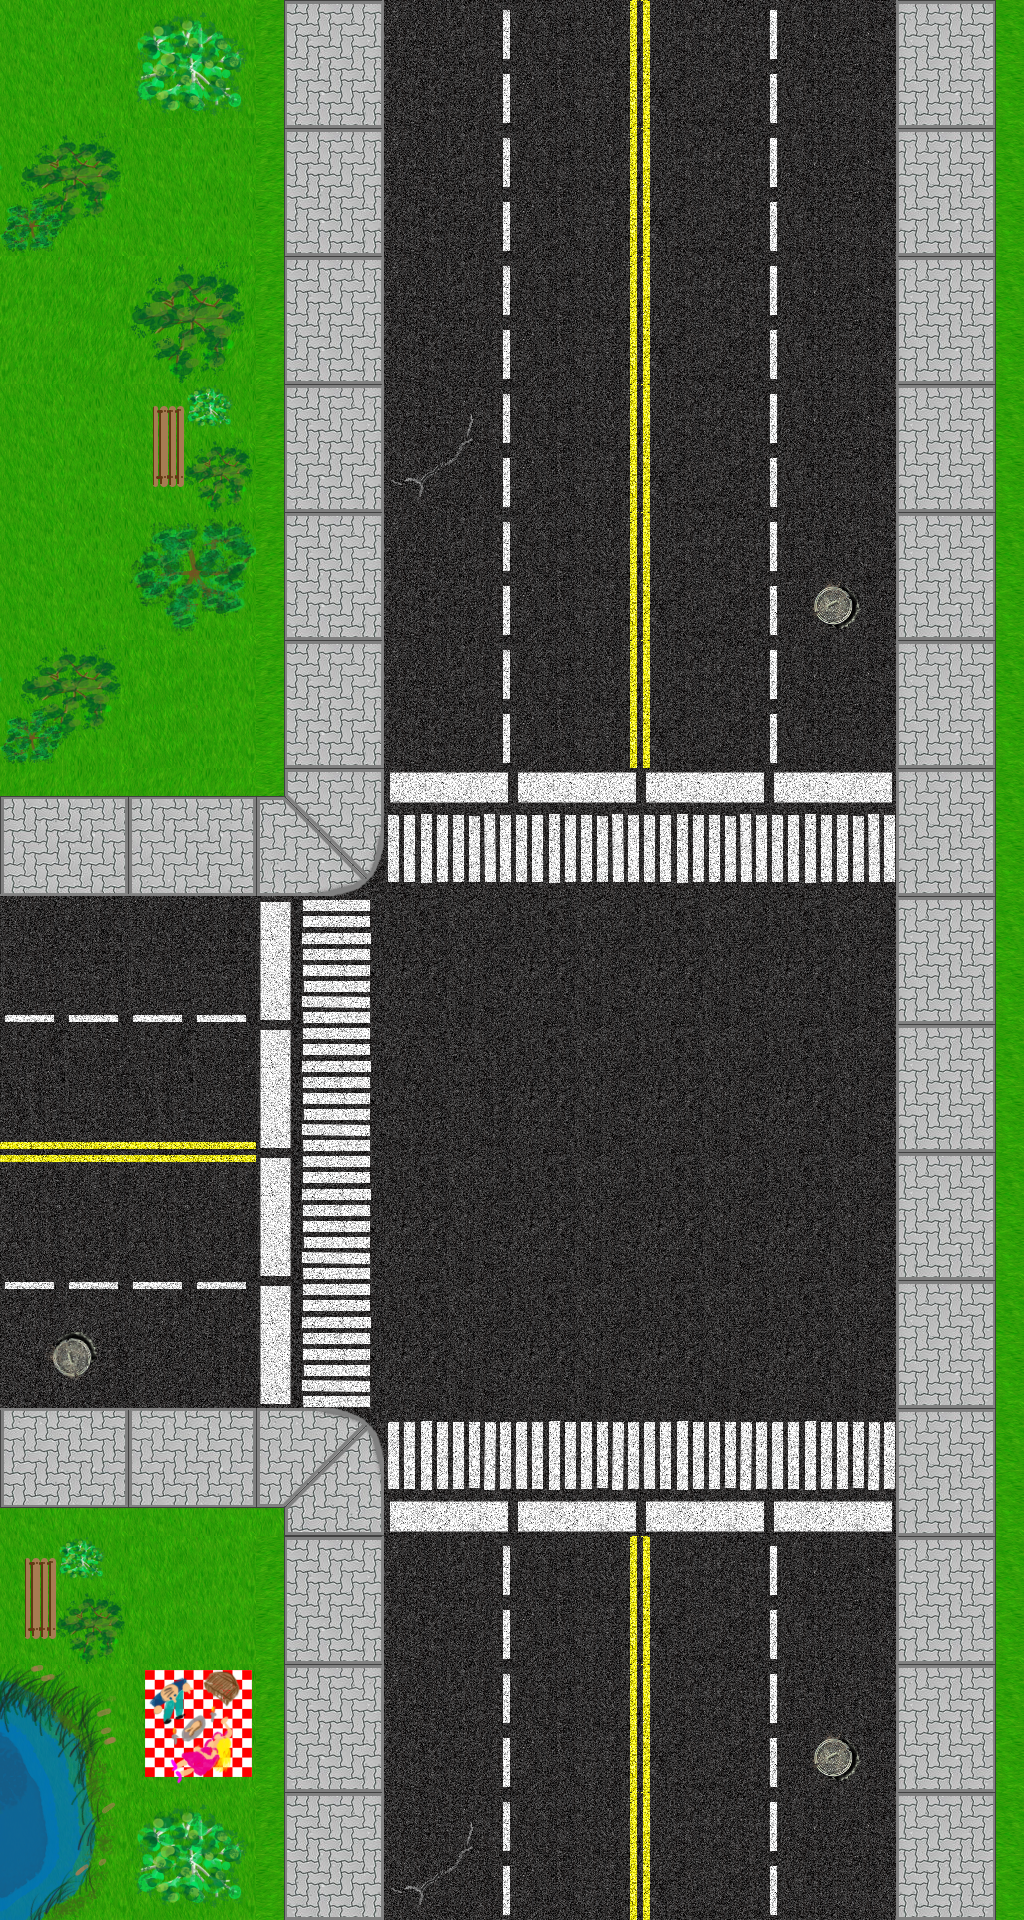

Rendered tile map (Tiled .tmx) drawn with the repository's tilesets; below, a short description and the full map source, tile grids included:
An orthogonal 8x15 tile map with 128x128 px tiles, 1 tile layer (Tile Layer 1).

<map version="1.0" orientation="orthogonal" renderorder="right-down" width="8" height="15" tilewidth="128" tileheight="128" nextobjectid="1">
 <tileset firstgid="1" name="RoadTilesV2" tilewidth="128" tileheight="128">
  <image source="RoadTilesV2.png" width="1024" height="768" />
 </tileset>
 <layer name="Tile Layer 1" width="8" height="15">
  <data>
   <tile gid="27" />
   <tile gid="45" />
   <tile gid="32" />
   <tile gid="6" />
   <tile gid="4" />
   <tile gid="1" />
   <tile gid="5" />
   <tile gid="31" />
   <tile gid="48" />
   <tile gid="28" />
   <tile gid="32" />
   <tile gid="6" />
   <tile gid="4" />
   <tile gid="1" />
   <tile gid="5" />
   <tile gid="31" />
   <tile gid="26" />
   <tile gid="46" />
   <tile gid="32" />
   <tile gid="6" />
   <tile gid="4" />
   <tile gid="1" />
   <tile gid="5" />
   <tile gid="31" />
   <tile gid="27" />
   <tile gid="35" />
   <tile gid="32" />
   <tile gid="14" />
   <tile gid="4" />
   <tile gid="1" />
   <tile gid="5" />
   <tile gid="31" />
   <tile gid="27" />
   <tile gid="47" />
   <tile gid="32" />
   <tile gid="6" />
   <tile gid="4" />
   <tile gid="1" />
   <tile gid="13" />
   <tile gid="31" />
   <tile gid="48" />
   <tile gid="25" />
   <tile gid="32" />
   <tile gid="6" />
   <tile gid="4" />
   <tile gid="1" />
   <tile gid="5" />
   <tile gid="31" />
   <tile gid="30" />
   <tile gid="30" />
   <tile gid="40" />
   <tile gid="10" />
   <tile gid="10" />
   <tile gid="10" />
   <tile gid="10" />
   <tile gid="31" />
   <tile gid="7" />
   <tile gid="7" />
   <tile gid="12" />
   <tile gid="20" />
   <tile gid="20" />
   <tile gid="20" />
   <tile gid="20" />
   <tile gid="31" />
   <tile gid="3" />
   <tile gid="3" />
   <tile gid="12" />
   <tile gid="23" />
   <tile gid="20" />
   <tile gid="20" />
   <tile gid="20" />
   <tile gid="31" />
   <tile gid="2" />
   <tile gid="2" />
   <tile gid="12" />
   <tile gid="20" />
   <tile gid="20" />
   <tile gid="20" />
   <tile gid="20" />
   <tile gid="31" />
   <tile gid="16" />
   <tile gid="8" />
   <tile gid="12" />
   <tile gid="20" />
   <tile gid="20" />
   <tile gid="20" />
   <tile gid="20" />
   <tile gid="31" />
   <tile gid="29" />
   <tile gid="29" />
   <tile gid="37" />
   <tile gid="9" />
   <tile gid="9" />
   <tile gid="9" />
   <tile gid="9" />
   <tile gid="31" />
   <tile gid="35" />
   <tile gid="25" />
   <tile gid="32" />
   <tile gid="6" />
   <tile gid="4" />
   <tile gid="1" />
   <tile gid="5" />
   <tile gid="31" />
   <tile gid="33" />
   <tile gid="43" />
   <tile gid="32" />
   <tile gid="6" />
   <tile gid="4" />
   <tile gid="1" />
   <tile gid="13" />
   <tile gid="31" />
   <tile gid="41" />
   <tile gid="45" />
   <tile gid="32" />
   <tile gid="14" />
   <tile gid="4" />
   <tile gid="1" />
   <tile gid="5" />
   <tile gid="31" />
  </data>
 </layer>
</map>
